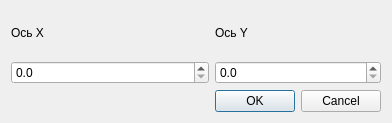
<?xml version="1.0" encoding="UTF-8"?>
<ui version="4.0">
 <class>PosSet</class>
 <widget class="QDialog" name="PosSet">
  <property name="geometry">
   <rect>
    <x>0</x>
    <y>0</y>
    <width>392</width>
    <height>123</height>
   </rect>
  </property>
  <property name="sizePolicy">
   <sizepolicy hsizetype="Fixed" vsizetype="Fixed">
    <horstretch>0</horstretch>
    <verstretch>0</verstretch>
   </sizepolicy>
  </property>
  <property name="windowTitle">
   <string>Задайте координату точки </string>
  </property>
  <layout class="QGridLayout" name="gridLayout_2">
   <item row="0" column="0">
    <widget class="QLabel" name="label">
     <property name="text">
      <string>Ось X</string>
     </property>
    </widget>
   </item>
   <item row="0" column="1">
    <widget class="QLabel" name="label_2">
     <property name="text">
      <string>Ось Y</string>
     </property>
    </widget>
   </item>
   <item row="1" column="0">
    <widget class="QDoubleSpinBox" name="XSpinBox">
     <property name="decimals">
      <number>1</number>
     </property>
     <property name="maximum">
      <double>1000.000000000000000</double>
     </property>
    </widget>
   </item>
   <item row="1" column="1">
    <widget class="QDoubleSpinBox" name="YSpinBox">
     <property name="decimals">
      <number>1</number>
     </property>
     <property name="maximum">
      <double>1000.000000000000000</double>
     </property>
    </widget>
   </item>
   <item row="2" column="1">
    <widget class="QDialogButtonBox" name="buttonBox">
     <property name="sizePolicy">
      <sizepolicy hsizetype="Fixed" vsizetype="Fixed">
       <horstretch>0</horstretch>
       <verstretch>0</verstretch>
      </sizepolicy>
     </property>
     <property name="standardButtons">
      <set>QDialogButtonBox::Cancel|QDialogButtonBox::Ok</set>
     </property>
    </widget>
   </item>
   <item row="2" column="0">
    <spacer name="horizontalSpacer">
     <property name="orientation">
      <enum>Qt::Horizontal</enum>
     </property>
     <property name="sizeType">
      <enum>QSizePolicy::Fixed</enum>
     </property>
     <property name="sizeHint" stdset="0">
      <size>
       <width>187</width>
       <height>20</height>
      </size>
     </property>
    </spacer>
   </item>
  </layout>
 </widget>
 <resources/>
 <connections/>
</ui>
